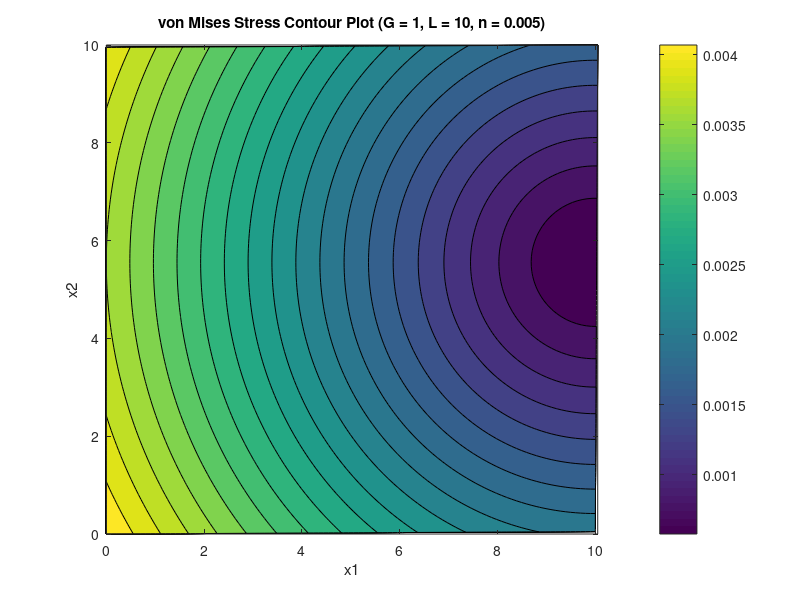

This figure's MATLAB source:
lambda = 1;
G = 1;
L = 10;
a = linspace(0,L,100);
b = linspace(0,L,100);
[A, B] = meshgrid(a,b);
n = 0.005;

X = A + n/L .*B.*A;
Y = B - n.*(B-A);

VM = G.*n./L *sqrt(2*3*(2.*(2.*Y./L -1).^2+(Y./L-1).^2+9*(X./L-1).^2));

figure(1)
contourf(X, Y, VM, 20);
title('von Mises Stress Contour Plot (G = 1, L = 10, n = 0.005)');
xlabel('x1');
ylabel('x2');
colorbar
axis equal